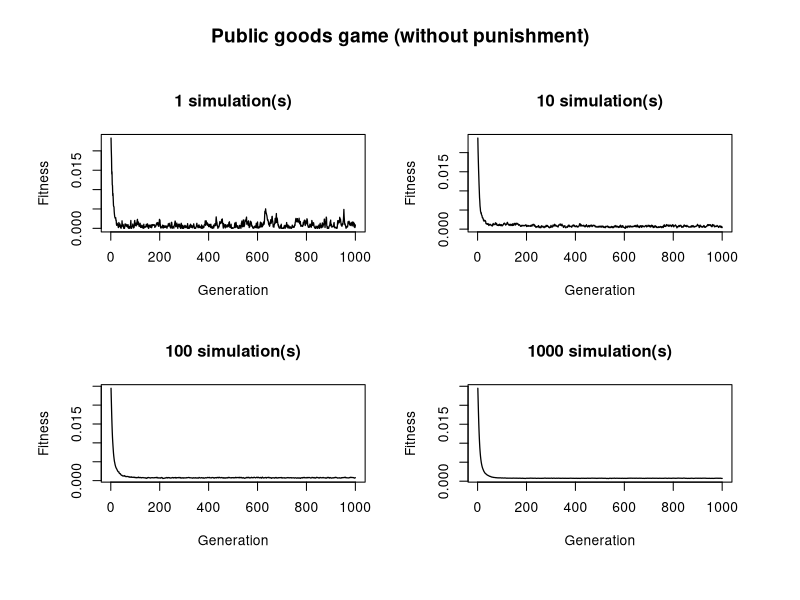

The R source for this figure:
# initialize a bunch of values for c
# given the norm, its strength (t -> l), and the productiveness of the environment
# sample from the list of c's weighted by their fitness
# repeat sampling

# --> in a fixed world, with fixed norms, fixed environment, 
# what should people do, given the tightness of the norm

#start recording time
start.time = Sys.time()

par(mfrow=c(2,2),oma=c(2,2,4,2))

simulation = c(1, 10, 100, 1000)
for(s in simulation){
  n_sims = s
  gen = 1000
  end_result = as.data.frame(matrix(data = NA, nrow = n_sims, ncol = gen))
  for(sim in 1:n_sims){
    ## PUBLIC GOODS GAME ##
    # number of individuals
    n = 100
    # multiplier
    m = 1.5
    # baseline fitness for all individuals in first generation
    b = 15
    # contribution scale, 0 = no contribution, 9 = maximum possible amount of contribution
    c = 0:9
    # number of generations
    gen = 1000
    # mutation rate
    mu = 0.01
    
    # initialize a list that will be populated with the scores of each individual in each generation
    score = vector(mode = "list", length = gen)
    
    # initialize a list that will be populated with the probabilities (fitness) of the contributions in each generation
    fitness = vector(mode = "list", length = gen)
    
    # initialize a list that will be populated with the inherited contributions of each individual in each generation
    inherited_contribution = vector(mode = "list", length = gen)
    # sample inherited contributions for the first generation (all inherited contributions will have equal weights in the first generation)
    inherited_contribution[[1]] = sample(c, n, replace = TRUE)
    
    # some of the inherited contribution values will change due to mutation (social learning)
    # sample mutated contributions
    mutated_contribution = sample(c, n, replace = TRUE)
    # determine which of the individuals will have the mutated contribution (a vector of 0s and 1s)
    does_mutate = (runif(n, 0, 1)<mu)*1
    # initialize a list that will be populated with the actual contributions of each individual in each generation
    actual_contribution = vector(mode = "list", length = gen)
    # change the contribution value of those who choose to socially learn in the first generation (switch their inherited c to mutated c)
    actual_contribution[[1]] = mutated_contribution*does_mutate + inherited_contribution[[1]]*(1-does_mutate)
    
    #initialize a vector that will be populated with the payoff (amount everyone gets back) in each generation
    payoff = rep(NA, gen)
    # amount everyone gets back in the first generation
    payoff[1] = (m*sum(actual_contribution[[1]]))/n
    
    # fitness of each individual based on their contribution 
    # (those who contributed more will have a lower fitness since everyone got back the same amount, 
    # so contributing more is costly)
    score[[1]] = b - actual_contribution[[1]] + payoff[1]
    
    #from the fitness of individuals we could assign weights (probabilities) for each contribution choice
    fitness[[1]] = score[[1]]/sum(score[[1]])
    
    for(i in 2:gen){
      inherited_contribution[[i]] = sample(actual_contribution[[i-1]], n, replace = TRUE, fitness[[i-1]])
      ##mutation stage##
      mutated_contribution = sample(c, n, replace = TRUE)
      does_mutate = (runif(n, 0, 1)<mu)*1
      actual_contribution[[i]] = mutated_contribution*does_mutate + inherited_contribution[[i]]*(1-does_mutate)
      ##################
      payoff[[i]] = (m*sum(actual_contribution[[i]]))/n
      score[[i]] = b - actual_contribution[[i]] + payoff[i]
      fitness[[i]] = score[[i]]/sum(score[[i]])
    }
    
    actual_contribution = unlist(lapply(actual_contribution, mean))
    actual_contribution_normalized = actual_contribution/sum(actual_contribution)
    
    end_result[sim,] = actual_contribution_normalized
  }

  end_result = colMeans(end_result)
  plot(1:gen, end_result, type = "l", lwd = 1.25, 
       xlab = "Generation", ylab = "Fitness", main = paste(s, "simulation(s)"))
}

#add main title
mtext(expression(bold("Public goods game (without punishment)")), side = 3, line = 1, outer = TRUE, cex = 1.15, ps = 50)

#stop recording time
end.time = Sys.time()
time.taken = round(end.time - start.time,2)
time.taken